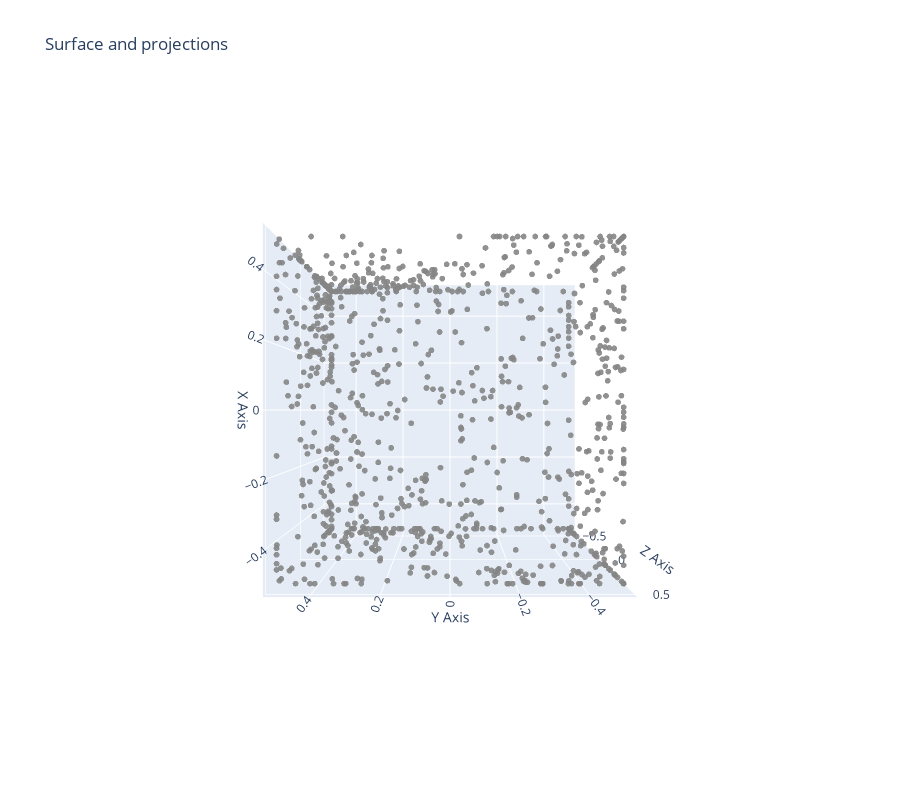

Write notebook code for a chart like this one.
### Code cell
import jax.numpy as jnp

def sdf_box(p: jnp.ndarray, b: jnp.ndarray) -> float:
    """Signed distance to an axis–aligned box with half‑sizes ``b``.

    ``p`` is the query point in 3D space.  ``b`` should be a vector of
    positive half–extents along ``x``, ``y`` and ``z``.  Based on
    ``sdBox`` from ``Cube.glsl``.  For a cube of side length 1 the
    appropriate ``b`` is ``(0.5, 0.5, 0.5)``.
    """
    d = jnp.abs(p) - b
    inside = jnp.minimum(jnp.maximum(d[0], jnp.maximum(d[1], d[2])), 0.0)
    outside = jnp.linalg.norm(jnp.maximum(d, 0.0))
    return jnp.array(inside + outside)

def sdf_cube(p: jnp.ndarray, size: float = 1.0) -> float:
    """Convenience wrapper around :func:`sdf_box` for cubes.

    ``size`` is the full length of each side.  The GLSL version uses a
    cube of size 1, corresponding to ``b = (0.5, 0.5, 0.5)``.
    """
    half = 0.5 * size
    b = jnp.array([half, half, half])
    return sdf_box(p, b)


Y_lang = langevin_implicit(sdf_cube, n=1000, burn=100, thin=2, sigma=0.1, lam=0.1, kappa=0.01, R=3.0, tol=1)
fig = plot_3d_projection(Y_lang)
fig.update_layout(scene_camera=dict(eye=dict(x=0., y=0., z=2.5)))

### Figure 1 — Plotly figure (JSON) as saved in the notebook; plotly's stock layout.template omitted (floating-point values rounded to 4 significant figures; data arrays with more than 128 entries replaced by an {"elided": "..."} marker saying what was removed)
{"data": [{"marker": {"color": "rgba(120,120,120,0.9)", "size": 2}, "mode": "markers", "name": "original", "x": {"elided": "1000 float values"}, "y": {"elided": "1000 float values"}, "z": {"elided": "1000 float values"}, "type": "scatter3d"}], "layout": {"scene": {"xaxis": {"title": {"text": "X Axis"}}, "yaxis": {"title": {"text": "Y Axis"}}, "zaxis": {"title": {"text": "Z Axis"}}, "aspectmode": "cube", "camera": {"eye": {"x": 0.0, "y": 0.0, "z": 2.5}}}, "legend": {"itemsizing": "constant"}, "title": {"text": "Surface and projections"}, "height": 800}}
